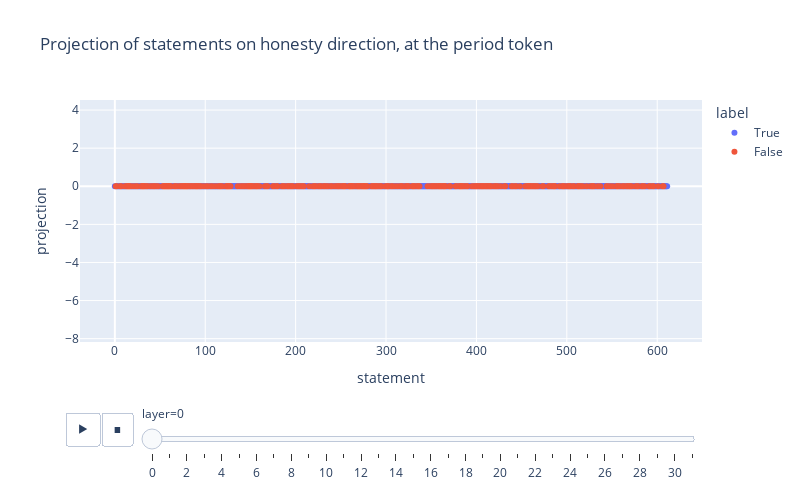

The notebook cell saved with this chart:
### Code cell
# Plot with animation frame
fig = px.scatter(
    df_proj,
    x="statement",
    y="projection",
    animation_frame="layer",
    color="label",
    title="Projection of statements on honesty direction, at the period token",
    height=500,
    width=800,
)
ymax = df_proj.projection.max() * 1.1
ymin = df_proj.projection.min() * 1.1
fig.update_layout(yaxis=dict(range=[ymin, ymax]))

### Figure 1 — Plotly figure (JSON) as saved in the notebook; plotly's stock layout.template omitted (floating-point values rounded to 4 significant figures; data arrays with more than 128 entries replaced by an {"elided": "..."} marker saying what was removed)
{"data": [{"hovertemplate": "label=True<br>layer=0<br>statement=%{x}<br>projection=%{y}<extra></extra>", "legendgroup": "True", "marker": {"color": "#636efa", "symbol": "circle"}, "mode": "markers", "name": "True", "orientation": "v", "showlegend": true, "type": "scatter", "x": {"elided": "306 int values"}, "xaxis": "x", "y": {"elided": "306 int values"}, "yaxis": "y"}, {"hovertemplate": "label=False<br>layer=0<br>statement=%{x}<br>projection=%{y}<extra></extra>", "legendgroup": "False", "marker": {"color": "#EF553B", "symbol": "circle"}, "mode": "markers", "name": "False", "orientation": "v", "showlegend": true, "type": "scatter", "x": {"elided": "306 int values"}, "xaxis": "x", "y": {"elided": "306 int values"}, "yaxis": "y"}], "layout": {"height": 500, "legend": {"title": {"text": "label"}, "tracegroupgap": 0}, "sliders": [{"active": 0, "currentvalue": {"prefix": "layer="}, "len": 0.9, "pad": {"b": 10, "t": 60}, "steps": [{"args": [["0"], {"frame": {"duration": 0, "redraw": false}, "fromcurrent": true, "mode": "immediate", "transition": {"duration": 0, "easing": "linear"}}], "label": "0", "method": "animate"}, {"args": [["1"], {"frame": {"duration": 0, "redraw": false}, "fromcurrent": true, "mode": "immediate", "transition": {"duration": 0, "easing": "linear"}}], "label": "1", "method": "animate"}, {"args": [["2"], {"frame": {"duration": 0, "redraw": false}, "fromcurrent": true, "mode": "immediate", "transition": {"duration": 0, "easing": "linear"}}], "label": "2", "method": "animate"}, {"args": [["3"], {"frame": {"duration": 0, "redraw": false}, "fromcurrent": true, "mode": "immediate", "transition": {"duration": 0, "easing": "linear"}}], "label": "3", "method": "animate"}, {"args": [["4"], {"frame": {"duration": 0, "redraw": false}, "fromcurrent": true, "mode": "immediate", "transition": {"duration": 0, "easing": "linear"}}], "label": "4", "method": "animate"}, {"args": [["5"], {"frame": {"duration": 0, "redraw": false}, "fromcurrent": true, "mode": "immediate", "transition": {"duration": 0, "easing": "linear"}}], "label": "5", "method": "animate"}, {"args": [["6"], {"frame": {"duration": 0, "redraw": false}, "fromcurrent": true, "mode": "immediate", "transition": {"duration": 0, "easing": "linear"}}], "label": "6", "method": "animate"}, {"args": [["7"], {"frame": {"duration": 0, "redraw": false}, "fromcurrent": true, "mode": "immediate", "transition": {"duration": 0, "easing": "linear"}}], "label": "7", "method": "animate"}, {"args": [["8"], {"frame": {"duration": 0, "redraw": false}, "fromcurrent": true, "mode": "immediate", "transition": {"duration": 0, "easing": "linear"}}], "label": "8", "method": "animate"}, {"args": [["9"], {"frame": {"duration": 0, "redraw": false}, "fromcurrent": true, "mode": "immediate", "transition": {"duration": 0, "easing": "linear"}}], "label": "9", "method": "animate"}, {"args": [["10"], {"frame": {"duration": 0, "redraw": false}, "fromcurrent": true, "mode": "immediate", "transition": {"duration": 0, "easing": "linear"}}], "label": "10", "method": "animate"}, {"args": [["11"], {"frame": {"duration": 0, "redraw": false}, "fromcurrent": true, "mode": "immediate", "transition": {"duration": 0, "easing": "linear"}}], "label": "11", "method": "animate"}, {"args": [["12"], {"frame": {"duration": 0, "redraw": false}, "fromcurrent": true, "mode": "immediate", "transition": {"duration": 0, "easing": "linear"}}], "label": "12", "method": "animate"}, {"args": [["13"], {"frame": {"duration": 0, "redraw": false}, "fromcurrent": true, "mode": "immediate", "transition": {"duration": 0, "easing": "linear"}}], "label": "13", "method": "animate"}, {"args": [["14"], {"frame": {"duration": 0, "redraw": false}, "fromcurrent": true, "mode": "immediate", "transition": {"duration": 0, "easing": "linear"}}], "label": "14", "method": "animate"}, {"args": [["15"], {"frame": {"duration": 0, "redraw": false}, "fromcurrent": true, "mode": "immediate", "transition": {"duration": 0, "easing": "linear"}}], "label": "15", "method": "animate"}, {"args": [["16"], {"frame": {"duration": 0, "redraw": false}, "fromcurrent": true, "mode": "immediate", "transition": {"duration": 0, "easing": "linear"}}], "label": "16", "method": "animate"}, {"args": [["17"], {"frame": {"duration": 0, "redraw": false}, "fromcurrent": true, "mode": "immediate", "transition": {"duration": 0, "easing": "linear"}}], "label": "17", "method": "animate"}, {"args": [["18"], {"frame": {"duration": 0, "redraw": false}, "fromcurrent": true, "mode": "immediate", "transition": {"duration": 0, "easing": "linear"}}], "label": "18", "method": "animate"}, {"args": [["19"], {"frame": {"duration": 0, "redraw": false}, "fromcurrent": true, "mode": "immediate", "transition": {"duration": 0, "easing": "linear"}}], "label": "19", "method": "animate"}, {"args": [["20"], {"frame": {"duration": 0, "redraw": false}, "fromcurrent": true, "mode": "immediate", "transition": {"duration": 0, "easing": "linear"}}], "label": "20", "method": "animate"}, {"args": [["21"], {"frame": {"duration": 0, "redraw": false}, "fromcurrent": true, "mode": "immediate", "transition": {"duration": 0, "easing": "linear"}}], "label": "21", "method": "animate"}, {"args": [["22"], {"frame": {"duration": 0, "redraw": false}, "fromcurrent": true, "mode": "immediate", "transition": {"duration": 0, "easing": "linear"}}], "label": "22", "method": "animate"}, {"args": [["23"], {"frame": {"duration": 0, "redraw": false}, "fromcurrent": true, "mode": "immediate", "transition": {"duration": 0, "easing": "linear"}}], "label": "23", "method": "animate"}, {"args": [["24"], {"frame": {"duration": 0, "redraw": false}, "fromcurrent": true, "mode": "immediate", "transition": {"duration": 0, "easing": "linear"}}], "label": "24", "method": "animate"}, {"args": [["25"], {"frame": {"duration": 0, "redraw": false}, "fromcurrent": true, "mode": "immediate", "transition": {"duration": 0, "easing": "linear"}}], "label": "25", "method": "animate"}, {"args": [["26"], {"frame": {"duration": 0, "redraw": false}, "fromcurrent": true, "mode": "immediate", "transition": {"duration": 0, "easing": "linear"}}], "label": "26", "method": "animate"}, {"args": [["27"], {"frame": {"duration": 0, "redraw": false}, "fromcurrent": true, "mode": "immediate", "transition": {"duration": 0, "easing": "linear"}}], "label": "27", "method": "animate"}, {"args": [["28"], {"frame": {"duration": 0, "redraw": false}, "fromcurrent": true, "mode": "immediate", "transition": {"duration": 0, "easing": "linear"}}], "label": "28", "method": "animate"}, {"args": [["29"], {"frame": {"duration": 0, "redraw": false}, "fromcurrent": true, "mode": "immediate", "transition": {"duration": 0, "easing": "linear"}}], "label": "29", "method": "animate"}, {"args": [["30"], {"frame": {"duration": 0, "redraw": false}, "fromcurrent": true, "mode": "immediate", "transition": {"duration": 0, "easing": "linear"}}], "label": "30", "method": "animate"}, {"args": [["31"], {"frame": {"duration": 0, "redraw": false}, "fromcurrent": true, "mode": "immediate", "transition": {"duration": 0, "easing": "linear"}}], "label": "31", "method": "animate"}], "x": 0.1, "xanchor": "left", "y": 0, "yanchor": "top"}], "title": {"text": "Projection of statements on honesty direction, at the period token"}, "updatemenus": [{"buttons": [{"args": [null, {"frame": {"duration": 500, "redraw": false}, "fromcurrent": true, "mode": "immediate", "transition": {"duration": 500, "easing": "linear"}}], "label": "&#9654;", "method": "animate"}, {"args": [[null], {"frame": {"duration": 0, "redraw": false}, "fromcurrent": true, "mode": "immediate", "transition": {"duration": 0, "easing": "linear"}}], "label": "&#9724;", "method": "animate"}], "direction": "left", "pad": {"r": 10, "t": 70}, "showactive": false, "type": "buttons", "x": 0.1, "xanchor": "right", "y": 0, "yanchor": "top"}], "width": 800, "xaxis": {"anchor": "y", "domain": [0, 1], "title": {"text": "statement"}}, "yaxis": {"anchor": "x", "domain": [0, 1], "range": [-8.175, 4.528], "title": {"text": "projection"}}}}
